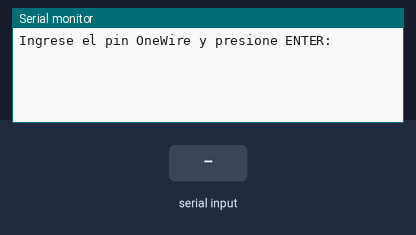
Recording of a program running on a simulated ESP32. Shown: the last lines printed to the serial monitor. Inputs (shaded band) come from the test bench.

Above: at 1.0 s.
1.1 s: "90,45\n" received over Serial
At 1.6 s:
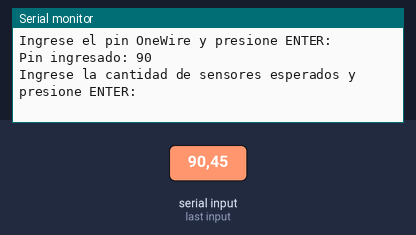
2.6 s: "30,150\n" received over Serial
At 3.2 s:
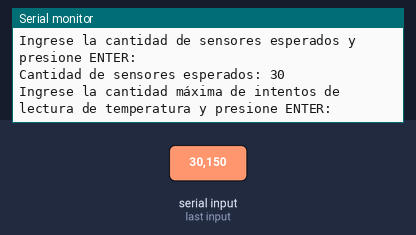
4.1 s: "0\n" received over Serial
At 4.9 s:
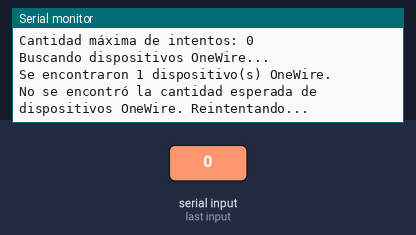

Measured:
- after the input at 1.1 s, the serial monitor: prints a new line at once (image 1)
- after the input at 2.6 s, the serial monitor: prints a new line after 0.07 s (image 2)
- after the input at 4.1 s, the serial monitor: prints a new line after 0.08 s (image 3)

The program:

main.cpp
```cpp
#include <Arduino.h>
#include <OneWire.h>
#include <DallasTemperature.h>

OneWire *oneWire;
DallasTemperature *sensors;
DeviceAddress *foundAddresses;
uint8_t expectedDeviceCount;
uint8_t maxAttempts;

void printAddress(const uint8_t address[8]) {
  for (uint8_t i = 0; i < 8; i++) {
    if (address[i] < 0x10) {
      Serial.print("0");
    }
    Serial.print(address[i], HEX);
  }
}

float readTemperatureWithAttempts(const DeviceAddress& address) {
  float tempC;
  uint8_t attempts = 0;

  while (attempts < maxAttempts) {
    sensors->requestTemperaturesByAddress(address);
    tempC = sensors->getTempC(address);

    if (tempC != DEVICE_DISCONNECTED_C) {
      break;
    }

    attempts++;
    delay(1000); // Espera antes de intentar leer la temperatura nuevamente
  }

  return tempC;
}

void searchSensors() {
  uint8_t address[8];
  uint8_t deviceCount = 0;

  while (true) {
    Serial.println("Buscando dispositivos OneWire...");
    deviceCount = 0;

    while (oneWire->search(address)) {
      if (deviceCount < expectedDeviceCount) {
        memcpy(foundAddresses[deviceCount], address, 8);
      }
      deviceCount++;
    }

    Serial.print("Se encontraron ");
    Serial.print(deviceCount);
    Serial.println(" dispositivo(s) OneWire.");

    if (deviceCount == expectedDeviceCount) {
      for (uint8_t i = 0; i < deviceCount; i++) {
  Serial.print("Dispositivo: ");
  printAddress(foundAddresses[i]);
  Serial.print(" | ");

  // Realizar una lectura de prueba de temperatura para el sensor actual
  float tempC = readTemperatureWithAttempts(foundAddresses[i]);
  Serial.print("Temperatura: ");
  if (tempC == DEVICE_DISCONNECTED_C) {
    Serial.println("Desconectado");
  } else {
    Serial.print(tempC);
    Serial.println(" °C");
  }
}

      break;
    } else {
      Serial.println("No se encontró la cantidad esperada de dispositivos OneWire. Reintentando...");
      oneWire->reset_search();
      delay(1000); // Espera antes de volver a buscar dispositivos
    }
  }
}

int readIntWithConfirmation() {
  while (Serial.available() == 0) {
    delay(100);
  }
  int value = Serial.parseInt();
  while (Serial.read() != '\n') {
    delay(10);
  }
  return value;
}

void setup() {
  Serial.begin(115200);

  Serial.println("Ingrese el pin OneWire y presione ENTER:");
  int oneWirePin = readIntWithConfirmation();
  Serial.print("Pin ingresado: ");
  Serial.println(oneWirePin);

  Serial.println("Ingrese la cantidad de sensores esperados y presione ENTER:");
  expectedDeviceCount = readIntWithConfirmation();
  Serial.print("Cantidad de sensores esperados: ");
  Serial.println(expectedDeviceCount);

  Serial.println("Ingrese la cantidad máxima de intentos de lectura de temperatura y presione ENTER:");
  maxAttempts = readIntWithConfirmation();
  Serial.print("Cantidad máxima de intentos: ");
  Serial.println(maxAttempts);

  oneWire = new OneWire(oneWirePin);
  sensors = new DallasTemperature(oneWire);
  sensors->begin();
  foundAddresses = new DeviceAddress[expectedDeviceCount];

  searchSensors();
}

void loop() {
  /* if (Serial.available() > 0 && Serial.read() == '\n') {
  } */
    searchSensors();
    delay(1000);
}
```
